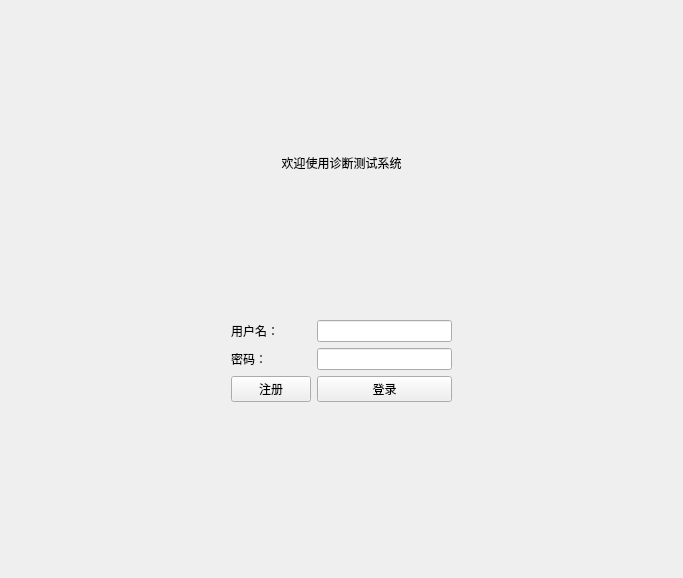
<?xml version="1.0" encoding="UTF-8"?>
<ui version="4.0">
 <class>LoginView</class>
 <widget class="QWidget" name="LoginView">
  <property name="geometry">
   <rect>
    <x>0</x>
    <y>0</y>
    <width>683</width>
    <height>578</height>
   </rect>
  </property>
  <property name="windowTitle">
   <string>登录</string>
  </property>
  <layout class="QGridLayout" name="gridLayout_3">
   <item row="0" column="1">
    <spacer name="verticalSpacer">
     <property name="orientation">
      <enum>Qt::Orientation::Vertical</enum>
     </property>
     <property name="sizeHint" stdset="0">
      <size>
       <width>20</width>
       <height>119</height>
      </size>
     </property>
    </spacer>
   </item>
   <item row="1" column="0">
    <spacer name="horizontalSpacer_3">
     <property name="orientation">
      <enum>Qt::Orientation::Horizontal</enum>
     </property>
     <property name="sizeHint" stdset="0">
      <size>
       <width>194</width>
       <height>20</height>
      </size>
     </property>
    </spacer>
   </item>
   <item row="1" column="1">
    <widget class="QLabel" name="label">
     <property name="text">
      <string>欢迎使用诊断测试系统</string>
     </property>
     <property name="alignment">
      <set>Qt::AlignmentFlag::AlignCenter</set>
     </property>
    </widget>
   </item>
   <item row="1" column="2">
    <spacer name="horizontalSpacer_4">
     <property name="orientation">
      <enum>Qt::Orientation::Horizontal</enum>
     </property>
     <property name="sizeHint" stdset="0">
      <size>
       <width>194</width>
       <height>20</height>
      </size>
     </property>
    </spacer>
   </item>
   <item row="2" column="1">
    <spacer name="verticalSpacer_3">
     <property name="orientation">
      <enum>Qt::Orientation::Vertical</enum>
     </property>
     <property name="sizeHint" stdset="0">
      <size>
       <width>20</width>
       <height>132</height>
      </size>
     </property>
    </spacer>
   </item>
   <item row="3" column="0">
    <spacer name="horizontalSpacer">
     <property name="orientation">
      <enum>Qt::Orientation::Horizontal</enum>
     </property>
     <property name="sizeHint" stdset="0">
      <size>
       <width>194</width>
       <height>20</height>
      </size>
     </property>
    </spacer>
   </item>
   <item row="3" column="1">
    <layout class="QFormLayout" name="formLayout">
     <item row="0" column="0">
      <widget class="QLabel" name="label_2">
       <property name="text">
        <string>用户名：</string>
       </property>
      </widget>
     </item>
     <item row="0" column="1">
      <widget class="QLineEdit" name="inputUserName"/>
     </item>
     <item row="1" column="0">
      <widget class="QLabel" name="label_3">
       <property name="text">
        <string>密码：</string>
       </property>
      </widget>
     </item>
     <item row="1" column="1">
      <widget class="QLineEdit" name="inputUserPassword"/>
     </item>
     <item row="2" column="0">
      <widget class="QPushButton" name="btSignUp">
       <property name="text">
        <string>注册</string>
       </property>
      </widget>
     </item>
     <item row="2" column="1">
      <widget class="QPushButton" name="btSignin">
       <property name="text">
        <string>登录</string>
       </property>
      </widget>
     </item>
    </layout>
   </item>
   <item row="3" column="2">
    <spacer name="horizontalSpacer_2">
     <property name="orientation">
      <enum>Qt::Orientation::Horizontal</enum>
     </property>
     <property name="sizeHint" stdset="0">
      <size>
       <width>210</width>
       <height>20</height>
      </size>
     </property>
    </spacer>
   </item>
   <item row="4" column="1">
    <spacer name="verticalSpacer_2">
     <property name="orientation">
      <enum>Qt::Orientation::Vertical</enum>
     </property>
     <property name="sizeHint" stdset="0">
      <size>
       <width>20</width>
       <height>165</height>
      </size>
     </property>
    </spacer>
   </item>
  </layout>
 </widget>
 <resources/>
 <connections/>
</ui>
